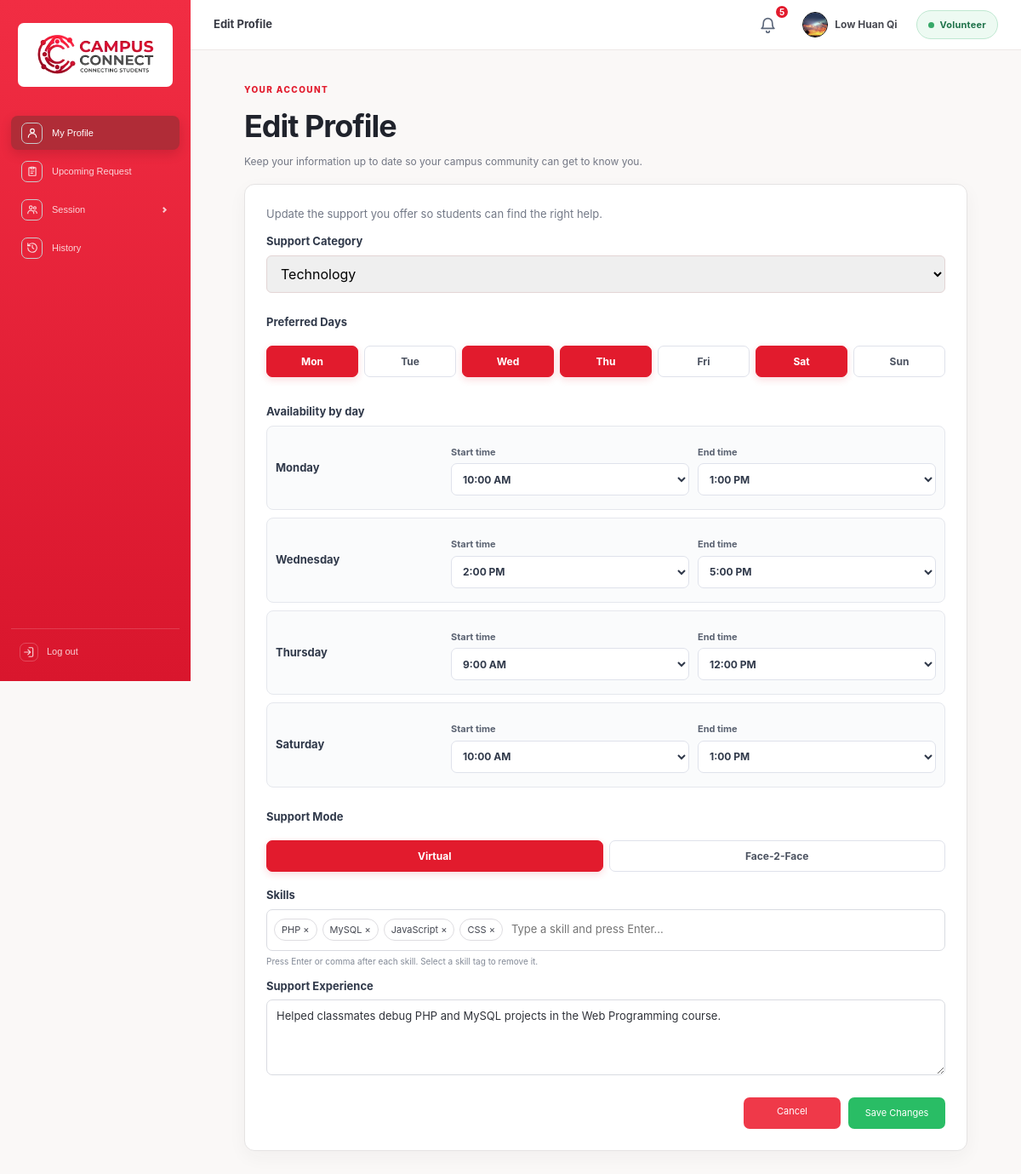
Screenshot of /backend/profile_management/edit_profile.php (signed in) with the database file from the repository.
### tables this page shows
CREATE TABLE `users` (
  `id` int(11) NOT NULL AUTO_INCREMENT,
  `email` varchar(150) NOT NULL,
  `full_name` varchar(100) NOT NULL,
  `university_name` varchar(100) NOT NULL,
  `password_hash` varchar(255) NOT NULL,
  `picture_url` varchar(255) DEFAULT NULL,
  `cover_photo_url` varchar(255) DEFAULT NULL,
  `volunteer_picture_url` varchar(255) DEFAULT NULL,
  `volunteer_cover_photo_url` varchar(255) DEFAULT NULL,
  `education` varchar(500) DEFAULT NULL,
  `skills` varchar(500) DEFAULT NULL,
  `support_experience` varchar(1000) DEFAULT NULL,
  `tfa_code` varchar(255) DEFAULT NULL,
  `tfa_expiry` datetime DEFAULT NULL,
  `failed_attempts` int(11) NOT NULL DEFAULT 0,
  `locked_until` datetime DEFAULT NULL,
  `remember_token_hash` char(64) DEFAULT NULL,
  `remember_expires` datetime DEFAULT NULL,
  `reset_code` varchar(6) DEFAULT NULL,
  `reset_expiry` datetime DEFAULT NULL,
  `is_volunteer` char(1) NOT NULL DEFAULT 'N',
  `is_active` char(1) NOT NULL DEFAULT 'N',
  `created_at` datetime NOT NULL DEFAULT current_timestamp(),
  PRIMARY KEY (`id`),
  UNIQUE KEY `uq_users_email` (`email`)
);

CREATE TABLE `volunteers` (
  `id` int(11) NOT NULL AUTO_INCREMENT,
  `user_id` int(11) NOT NULL,
  `category` varchar(50) NOT NULL,
  `preferred_day` varchar(10) NOT NULL,
  `start_time` time NOT NULL,
  `end_time` time NOT NULL,
  `skills` varchar(255) DEFAULT NULL,
  `support_mode` varchar(20) NOT NULL,
  `is_available` char(1) NOT NULL DEFAULT 'N',
  `created_at` datetime NOT NULL DEFAULT current_timestamp(),
  PRIMARY KEY (`id`),
  UNIQUE KEY `uq_volunteers_slot` (`user_id`,`preferred_day`,`start_time`,`end_time`),
  CONSTRAINT `fk_volunteers_user` FOREIGN KEY (`user_id`) REFERENCES `users` (`id`)
);

### backend/general/account_functions.php (called while the page is built, shortened)
<?php
require_once __DIR__ . '/db.php';
function e($value): string {
    return htmlspecialchars((string)$value, ENT_QUOTES, 'UTF-8');
}
function current_user(): ?array {
    global $pdo;
    $stmt = $pdo->prepare('SELECT * FROM users WHERE id = ?');
    $stmt->execute([$_SESSION['user_id']]);
    $user = $stmt->fetch();
    return $user ?: null;
}
?>

### backend/general/notifications.php (called while the page is built, shortened)
<?php
function notificationTypesForRole(?string $role): array
{
    return match ($role) {
        'student' => ['Session Requested', 'Feedback Received', 'Pending Request'],
        'volunteer' => ['Request Submitted', 'Request Response', 'Status Update', 'Session Scheduled', 'Session Rejected', 'Feedback Reminder'],
        default => [],
    };
}
function notificationRoleFilter(?string $role): array
{
    $types = notificationTypesForRole($role);
    return [' AND notice_type NOT IN (' . implode(', ', array_fill(0, count($types), '?')) . ')', str_repeat('s', count($types))];
}
function bindNotificationQueryParams(mysqli_stmt $stmt, int $userId, ?string $role, string $types): void
{
    $values = array_merge([$userId], notificationTypesForRole($role));
    $params = ['i' . $types];
    foreach ($values as &$value) {
        $params[] = &$value;
    }
    call_user_func_array([$stmt, 'bind_param'], $params);
}
function countUnreadNotifications(mysqli $conn, int $userId, ?string $role = null): int
{
    [$roleFilter, $types] = notificationRoleFilter($role);
    $stmt = $conn->prepare("SELECT COUNT(*) FROM notifications WHERE user_id = ? AND is_read = 'N'" . $roleFilter);
    bindNotificationQueryParams($stmt, $userId, $role, $types);
    $stmt->execute();
    return (int)$stmt->get_result()->fetch_row()[0];
}

### backend/profile_management/edit_profile.php (the view, shortened to what this page needs)
<?php
require_once dirname(__DIR__) . '/general/account_functions.php';
require_once dirname(__DIR__) . '/general/dashboard_header.php';
require_once dirname(__DIR__) . '/general/notifications.php';
$user = current_user();
$isVolunteer = ($user['is_volunteer'] ?? 'N') === 'Y';
$fieldErrors = [];
$experience = (string)($user['support_experience'] ?? '');
$volunteerCategories = ['Academic','Technology','New Student','General Student'];
$validDays = ['Monday','Tuesday','Wednesday','Thursday','Friday','Saturday','Sunday'];
$category = '';
$preferredDays = [];
$dayTimes = [];
$timeOptions = [];
for ($hour = 0; $hour < 24; $hour++) {
    foreach ([0, 30] as $minute) {
        $timeOption = sprintf('%02d:%02d', $hour, $minute);
        $timeOptions[$timeOption] = date('g:i A', strtotime($timeOption));
    }
}
if ($isVolunteer) {
    $slotQuery = $pdo->prepare('SELECT category, preferred_day, start_time, end_time, support_mode, is_available FROM volunteers WHERE user_id = ? ORDER BY FIELD(preferred_day, \'Monday\', \'Tuesday\', \'Wednesday\', \'Thursday\', \'Friday\', \'Saturday\', \'Sunday\'), start_time');
    $slotQuery->execute([$user['id']]);
    $volunteerSlots = $slotQuery->fetchAll();
    if ($volunteerSlots) {
        $category = $volunteerSlots[0]['category'];
        $preferredDays = array_values(array_unique(array_column($volunteerSlots, 'preferred_day')));
        foreach ($volunteerSlots as $slot) {
            $dayTimes[$slot['preferred_day']] = [
                'start' => substr($slot['start_time'], 0, 5),
                'end' => substr($slot['end_time'], 0, 5),
            ];
        }
    }
}
$user = current_user();
?>
<!DOCTYPE html>
<html lang="en">
<head>
    <link rel="stylesheet" href="<?= BASE_URL ?>/frontend/css/style.css">
    <link rel="stylesheet" href="<?= BASE_URL ?>/frontend/css/profile.css">
</head>
<body class="account-page dashboard-page">
<div class="dashboard-app">
<?php include dirname(__DIR__) . '/general/account_sidebar.php'; ?>
<main class="dashboard-main">
    <?= renderDashboardHeader('Edit Profile', $user, null, countUnreadNotifications($conn, (int)$user['id'], $isVolunteer ? 'volunteer' : 'student')) ?>
    <div class="dashboard-shell edit-profile-shell">
        <div class="profile-page-heading edit-profile-heading"><div><span class="account-eyebrow">YOUR ACCOUNT</span><h1>Edit Profile</h1><p>Keep your information up to date so your campus community can get to know you.</p></div></div>
        <section class="edit-profile-card">
            <form method="post" id="editProfileForm">
                <?php if ($isVolunteer): ?>
                <div class="volunteer-edit-intro"><p>Update the support you offer so students can find the right help.</p></div>
                <label for="category" class="<?= isset($fieldErrors['category']) ? 'has-error' : '' ?>">Support Category</label>
                <select id="category" name="category" class="<?= isset($fieldErrors['category']) ? 'is-invalid' : '' ?>" required><option value="" disabled <?= $category === '' ? 'selected' : '' ?>>Select...</option><?php foreach ($volunteerCategories as $option): ?><option value="<?= e($option) ?>" <?= $category === $option ? 'selected' : '' ?>><?= e($option) ?></option><?php endforeach; ?></select>
                <fieldset class="volunteer-choice-fieldset <?= isset($fieldErrors['preferred_days']) ? 'has-error' : '' ?>"><legend>Preferred Days</legend><div class="volunteer-day-options"><?php foreach ($validDays as $option): ?><label class="volunteer-choice-pill"><input type="checkbox" name="preferred_days[]" value="<?= e($option) ?>" <?= in_array($option, $preferredDays, true) ? 'checked' : '' ?>><span><?= e(substr($option, 0, 3)) ?></span></label><?php endforeach; ?></div></fieldset>
                <fieldset class="volunteer-choice-fieldset"><legend class="<?= isset($fieldErrors['preferred_time']) ? 'has-error' : '' ?>">Availability by day</legend><div class="volunteer-day-times"><?php foreach ($validDays as $option): $selected = in_array($option, $preferredDays, true); $times = $dayTimes[$option] ?? ['start' => '', 'end' => '']; ?><div class="volunteer-day-time<?= $selected ? '' : ' is-hidden' ?>" data-day-time="<?= e($option) ?>"><strong><?= e($option) ?></strong><label>Start time<select name="availability[<?= e($option) ?>][start]" class="<?= isset($fieldErrors['preferred_time']) ? 'is-invalid' : '' ?>" <?= $selected ? 'required' : 'disabled' ?>><option value="">Select start time...</option><?php foreach ($timeOptions as $value => $label): ?><option value="<?= e($value) ?>" <?= ($times['start'] ?? '') === $value ? 'selected' : '' ?>><?= e($label) ?></option><?php endforeach; ?></select></label><label>End time<select name="availability[<?= e($option) ?>][end]" class="<?= isset($fieldErrors['preferred_time']) ? 'is-invalid' : '' ?>" <?= $selected ? 'required' : 'disabled' ?>><option value="">Select end time...</option><?php foreach ($timeOptions as $value => $label): ?><option value="<?= e($value) ?>" <?= ($times['end'] ?? '') === $value ? 'selected' : '' ?>><?= e($label) ?></option><?php endforeach; ?></select></label></div><?php endforeach; ?></div></fieldset>
                <fieldset class="volunteer-choice-fieldset <?= isset($fieldErrors['support_mode']) ? 'has-error' : '' ?>"><legend>Support Mode</legend><div class="volunteer-mode-options"><?php foreach (['Virtual' => 'Virtual', 'Face-2-Face' => 'Face-2-Face'] as $value => $label): ?><label class="volunteer-choice-pill"><input type="radio" name="support_mode" value="<?= e($value) ?>" <?= $supportMode === $value ? 'checked' : '' ?>><span><?= e($label) ?></span></label><?php endforeach; ?></div></fieldset>
                <label for="skillEntry" class="<?= isset($fieldErrors['skills']) ? 'has-error' : '' ?>">Skills</label>
                <div class="skill-editor <?= isset($fieldErrors['skills']) ? 'is-invalid' : '' ?>" id="skillEditor">
                    <input type="text" id="skillEntry" placeholder="Type a skill and press Enter..." autocomplete="off" aria-label="Add a skill">
                </div>
                <p class="edit-field-note">Press Enter or comma after each skill. Select a skill tag to remove it.</p>
                <label for="support_experience" class="<?= isset($fieldErrors['support_experience']) ? 'has-error' : '' ?>">Support Experience</label>
                <textarea id="support_experience" name="support_experience" maxlength="1000" rows="3" placeholder="Briefly describe any volunteering, teaching, mentoring or counselling experience you have..." class="<?= isset($fieldErrors['support_experience']) ? 'is-invalid' : '' ?>"><?= e($experience) ?></textarea>
                <div class="edit-profile-actions"><a class="btn btn-cancel" href="<?= BASE_URL ?>/volunteer.php">Cancel</a><button class="btn btn-primary" type="submit">Save Changes</button></div>
                <?php endif; ?>
            </form>
        </section>
    </div>
</main>
</div>
</body>
</html>

### backend/general/dashboard_header.php (shortened to what this page needs)
<?php
function renderDashboardHeader(string $title, array $user, ?array $back = null, int $unreadNotifications = 0): string
{
    $backLink = '';
    $isVolunteer = ($user['is_volunteer'] ?? 'N') === 'Y';
    $name        = $user['full_name'] ?? 'Student';
    $picture     = $isVolunteer ? ($user['volunteer_picture_url'] ?? '') : ($user['picture_url'] ?? '');
    $avatar = '<img src="' . htmlspecialchars($picture ?: DEFAULT_PROFILE_PICTURE) . '" alt="">';
    $scriptKey = basename(dirname($_SERVER['SCRIPT_NAME'] ?? '')) . '/' . basename($_SERVER['SCRIPT_NAME'] ?? '');
    $isNotificationsPage = $scriptKey === 'notification_management/notifications.php';
    $bellLabel = $isNotificationsPage
        ? 'Close notifications'
        : ($unreadNotifications > 0 ? "Notifications, $unreadNotifications unread" : 'Notifications');
    $bellHref = $isNotificationsPage
        ? BASE_URL . ($isVolunteer ? '/volunteer.php' : '/profile.php')
        : BASE_URL . '/backend/notification_management/notifications.php';
    $bell = '<a class="dashboard-bell"' . ($isNotificationsPage ? ' data-notification-toggle="close"' : '')
          . ' href="' . $bellHref . '" title="' . $bellLabel . '" aria-label="' . $bellLabel . '">'
          . '<svg viewBox="0 0 24 24" aria-hidden="true"><path d="M6 9a6 6 0 0 1 12 0c0 6 2.5 7.5 2.5 7.5h-17S6 15 6 9z"/><path d="M10 20a2 2 0 0 0 4 0"/></svg>'
          . ($unreadNotifications > 0 ? '<span class="dashboard-bell-badge">' . ($unreadNotifications > 9 ? '9+' : $unreadNotifications) . '</span>' : '')
          . '</a>';
    return '<header class="dashboard-header">'
         . '<div class="dashboard-header-title">' . $backLink . '<span>' . htmlspecialchars($title) . '</span></div>'
         . '<nav class="dashboard-nav" aria-label="Account navigation">'
         . $bell
         . '<a class="dashboard-user-chip" href="' . BASE_URL . ($isVolunteer ? '/volunteer.php' : '/profile.php') . '" aria-label="View your profile">'
         . '<span class="dashboard-user-avatar">' . $avatar . '</span>' . htmlspecialchars($name) . '</a>'
         . '<span class="dashboard-role-badge ' . ($isVolunteer ? 'is-volunteer' : 'is-student') . '" aria-label="Current role: ' . ($isVolunteer ? 'Volunteer' : 'Student') . '">' . ($isVolunteer ? 'Volunteer' : 'Student') . '</span>'
         . '</nav></header>'
         . ($isNotificationsPage
             ? '<script>(function () {'
             . 'var closeLink = document.querySelector("[data-notification-toggle=\\"close\\"]");'
             . 'if (!closeLink) { return; }'
             . 'closeLink.addEventListener("click", function (event) {'
             . '  if (window.history.length < 2 || !document.referrer) { return; }'
             . '  if (document.referrer === window.location.origin || document.referrer.indexOf(window.location.origin + "/") === 0) {'
             . '    event.preventDefault();'
             . '    window.history.back();'
             . '  }'
             . '});'
             . '})();</script>'
             : '');
}

### rows the page displays
users: volunteer_picture_url (picture), full_name "Low Huan Qi", support_experience "Helped classmates debug PHP and MySQL projects in the Web Programming course."
volunteers: support_mode "Virtual"

### other values shown
$title "Edit Profile"
$unreadNotifications "5"
substr($option, 0, 3) "Mon"
substr($option, 0, 3) "Tue"
substr($option, 0, 3) "Wed"
substr($option, 0, 3) "Thu"
substr($option, 0, 3) "Fri"
substr($option, 0, 3) "Sat"
substr($option, 0, 3) "Sun"
$option "Monday"
$option "Wednesday"
$option "Thursday"
$option "Saturday"
$label "Face-2-Face"
form field category "Technology"
